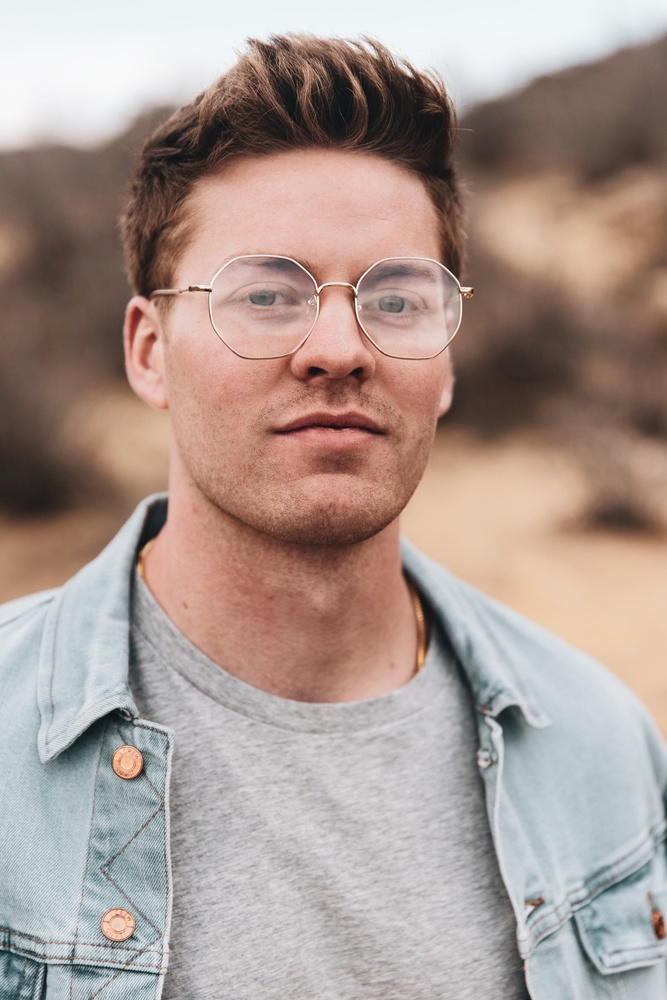
#> input picture OpenCV/images/logan-weaver.jpg, 667 x 1000 px, shrunk from 3072 x 4608 before the run
$ python flipping.py --image ../images/logan-weaver.jpg
#> lines starting #> are read from the running program, lines starting #| are printed output that depends on the picture
import argparse
import cv2

ap = argparse.ArgumentParser()
ap.add_argument("-i", "--image", required=True,
    help="Path to the image")
args = vars(ap.parse_args())

image = cv2.imread(args["image"])
#> image is the input picture: shape (1000, 667, 3); mean B, G, R 145.8, 152.8, 170.5
cv2.imshow("Original", image)
cv2.waitKey(0)

flipped = cv2.flip(image, 1) #flip around y-axis
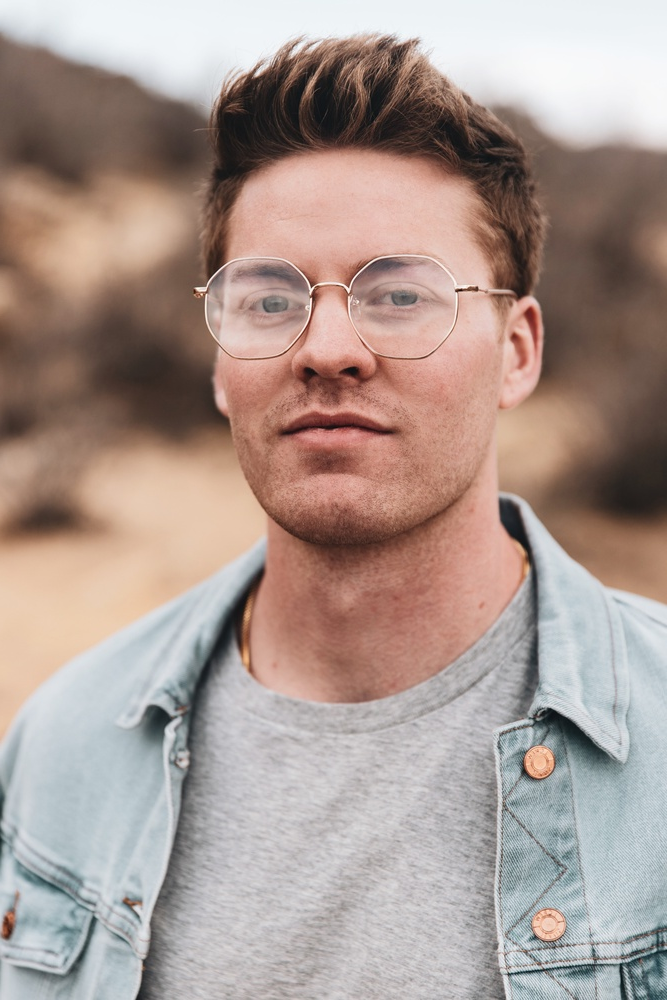
#> flipped: shape (1000, 667, 3); mean B, G, R 145.8, 152.8, 170.5
cv2.imshow("Flipped Horizontally", flipped)
cv2.waitKey(0)

flipped = cv2.flip(image, 0) #flip around x-axis
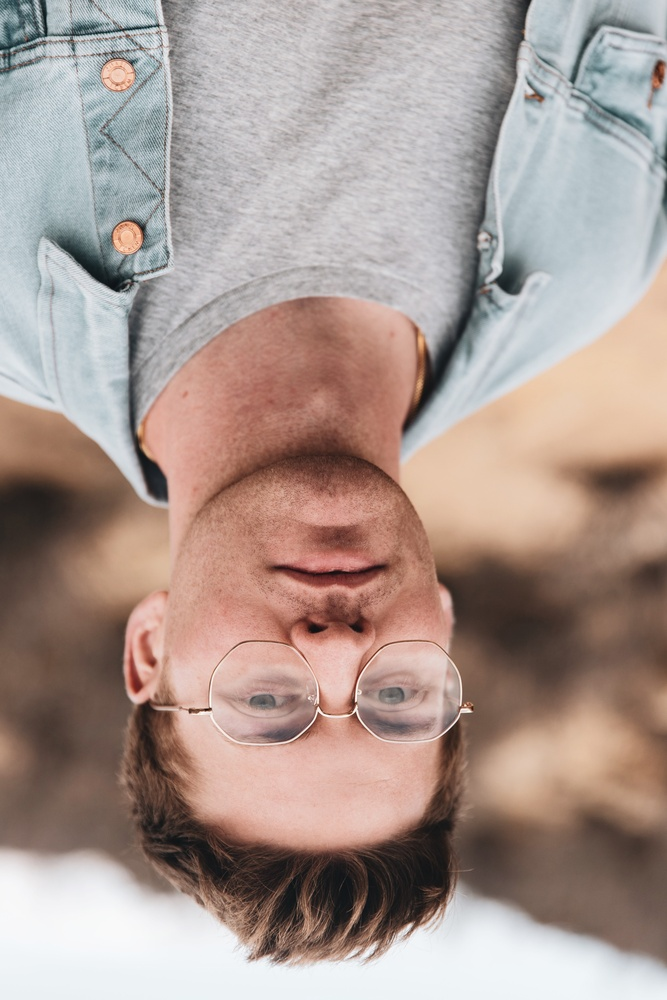
#> flipped: shape (1000, 667, 3); mean B, G, R 145.8, 152.8, 170.5
cv2.imshow("Flipped Vertically", flipped)
cv2.waitKey(0)

flipped = cv2.flip(image, -1) #flip around both axes
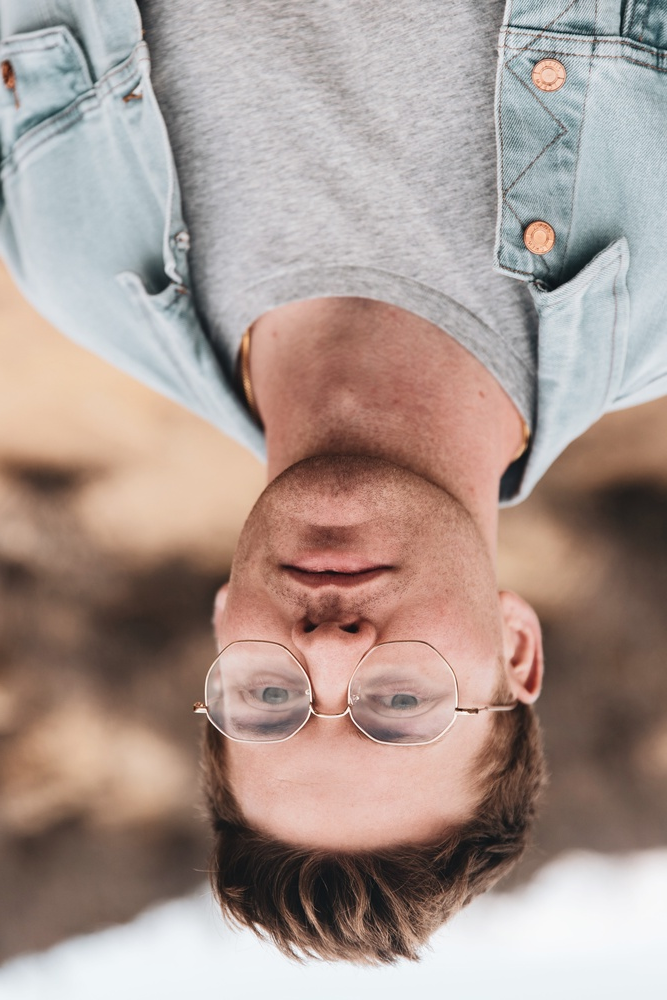
#> flipped: shape (1000, 667, 3); mean B, G, R 145.8, 152.8, 170.5
cv2.imshow("Flipped Horizontally & Vertically", flipped)
cv2.waitKey(0)
